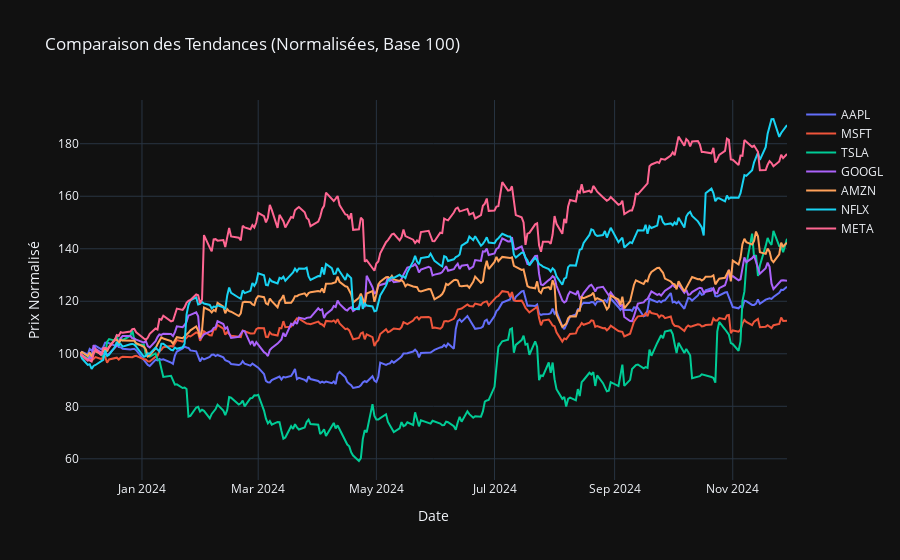

Notebook code for this chart:
### Code cell
fig_normalise = go.Figure()
for action in df_normalise.columns:
    fig_normalise.add_trace(go.Scatter(
        x=df_normalise.index,
        y=df_normalise[action],
        mode='lines',
        name=action
    ))

fig_normalise.update_layout(
    title="Comparaison des Tendances (Normalisées, Base 100)",
    xaxis_title="Date",
    yaxis_title="Prix Normalisé",
    template="plotly_dark",
    hovermode="x unified"
)
fig_normalise.show()

### Figure 1 — Plotly figure (JSON) as saved in the notebook; plotly's stock layout.template omitted (floating-point values rounded to 4 significant figures; data arrays with more than 128 entries replaced by an {"elided": "..."} marker saying what was removed)
{"data": [{"mode": "lines", "name": "AAPL", "type": "scatter", "x": {"elided": "252 str values"}, "y": {"elided": "252 float values"}}, {"mode": "lines", "name": "MSFT", "type": "scatter", "x": {"elided": "252 str values"}, "y": {"elided": "252 float values"}}, {"mode": "lines", "name": "TSLA", "type": "scatter", "x": {"elided": "252 str values"}, "y": {"elided": "252 float values"}}, {"mode": "lines", "name": "GOOGL", "type": "scatter", "x": {"elided": "252 str values"}, "y": {"elided": "252 float values"}}, {"mode": "lines", "name": "AMZN", "type": "scatter", "x": {"elided": "252 str values"}, "y": {"elided": "252 float values"}}, {"mode": "lines", "name": "NFLX", "type": "scatter", "x": {"elided": "252 str values"}, "y": {"elided": "252 float values"}}, {"mode": "lines", "name": "META", "type": "scatter", "x": {"elided": "252 str values"}, "y": {"elided": "252 float values"}}], "layout": {"hovermode": "x unified", "title": {"text": "Comparaison des Tendances (Normalisées, Base 100)"}, "xaxis": {"title": {"text": "Date"}}, "yaxis": {"title": {"text": "Prix Normalisé"}}}}
